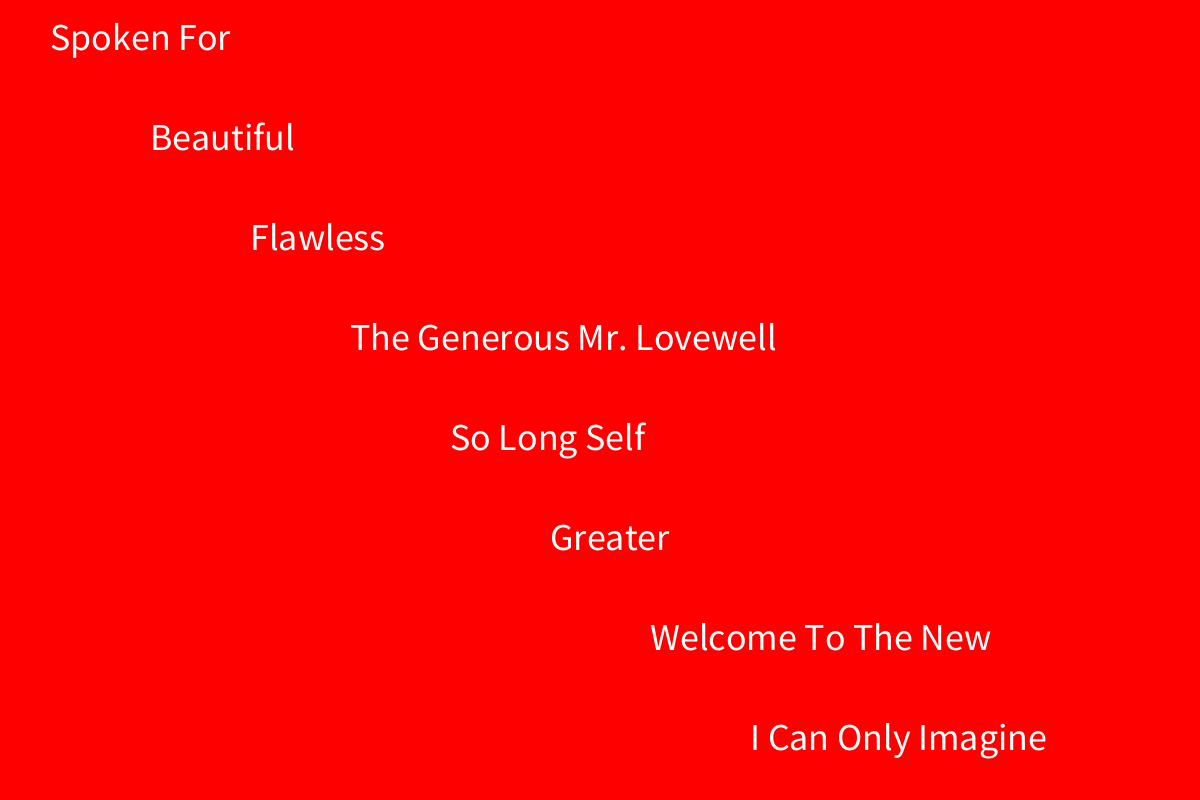
Frame 1 (no input)
Frame 60 (the mouse pressed at the canvas centre just before this capture): identical to frame 1, image omitted
Frame 120 (the mouse held since frame 60 and released just before this capture): identical to frame 1, image omitted

The Processing sketch that drew this single still picture (run headless with seeded random() and noise(); from frame 60 on, the mouse is pressed at the canvas centre):

// Processing sketch: arrays
// ── arrays.pde
/* 
 demonstrates color array. 
 Code by Dawn C. Hayes March, 2017.
 Modified for Processing July 2017.
 
 */

String playlist[] = {"Spoken For", "Beautiful", "Flawless", "The Generous Mr. Lovewell", "So Long Self", "Greater", "Welcome To The New", "I Can Only Imagine"};


void setup() {
  size(1200, 800);
  background(255, 0, 0);

  for (int i = 0; i < 8; i++) { // use a for loop() to go through the array by index starting with 0.
    // console.log(playlist[i]); // log the list to the console as a check if needed.
    stroke(255);
    fill(255);
    textSize(38); 
    text(playlist[i], i * 100 + 50, i * 100 + 50); // print each string by index, followed by spacing and location of the text.
  }
}

// nothing needs to be drawn here.
void draw() {
}
